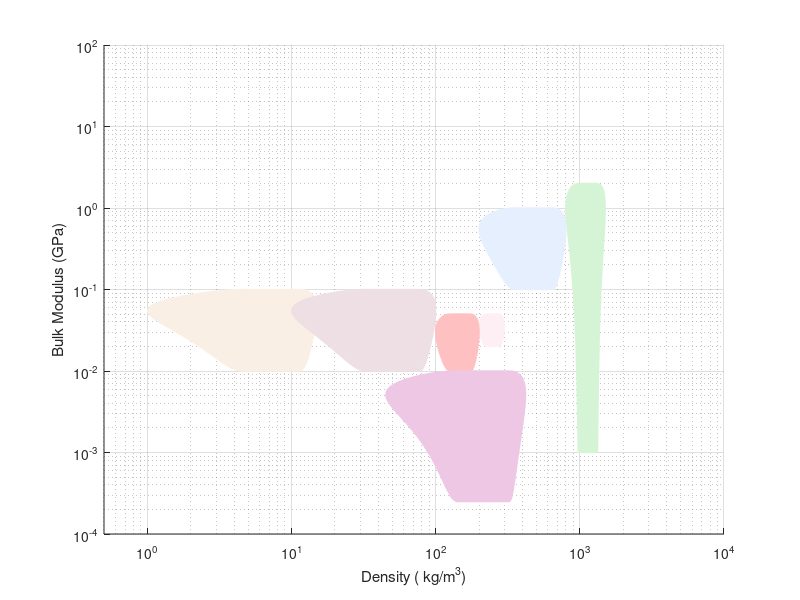

The MATLAB source for this figure: (Note: this script raises an error after producing the figure.)
clear,close all
% Create some data
materials.name= {'Cork','Balsa Wood','Aerogels','Metal Foams','Polymer Foams','this work', 'Rubber',...
    'this work_steel','this work_al'};
materials.densityRange = [200 300; 100 200; 1 15; 200 800; 10 100;  45 420; 0.8e3 1.5e3;...
    [45 420].*(7850/1200);  [45 420].*(2700/1200); ];  % in kg/m^3
materials.bulk_modulusRange= [0.02 0.05; 0.01 0.05; 0.01 0.1; 0.1 1; 0.01 0.1; 0.25e-3 10e-3;...
    1e-3 2000e-3; ...
    [0.25e-3 10e-3].*(210/2.7);  [0.25e-3 10e-3].*(70/2.7);];  % in Gpa

facecolor{1}=[255 240 245]./256;
facecolor{2}=[255 193 193]./256;
facecolor{3}=[250 240 230]./256;
% facecolor{4}=[240 248 255]./256;
facecolor{4}=[230, 240, 255]./256;
facecolor{5}=[238 224 229]./256;
facecolor{6}=[238 200 229]./256;
% facecolor{7}=[230, 255, 238]./256;

 facecolor{7}=[214, 245, 214]./256;
facecolor{8}=[238 200 229]./256;
facecolor{9}=[238 200 229]./256;
% Create a figure
figure
% Plot a rectangle
% 'Position' vector has the form [x y width height]
for i=1:length(materials.name)-2
    Position=[materials.densityRange(i,1)  materials.bulk_modulusRange(i,1),...
        materials.densityRange(i,2)-materials.densityRange(i,1),...
        materials.bulk_modulusRange(i,2)-materials.bulk_modulusRange(i,1)];
    
    rectangle('Position',Position,'EdgeColor',facecolor{i},...
        'LineWidth',1,'Curvature',[0.5,1],'FaceColor',facecolor{i});
%     text( Position(1)+ Position(3)/2, Position(2)+ Position(4)/6, ...
%         materials.name{i}, 'VerticalAlignment','bottom', 'HorizontalAlignment','right');
%     
    hold on
end

% Create a scatter plot
% scatter(density, bulk_modulus, 'filled');
Bulk(1).property = linspace(1e6*1e-9, 1e7*1e-9, 10);
Bulk(1).name='pentamode';
Bulk(1).Density=linspace(500, 1200, 10);

Bulk(2).property = linspace(0.1*143, 0.45*143, 10);
Bulk(2).name='Plate lattice';
Bulk(2).Density=linspace(0.05*7890, 0.4*7890, 10);

Bulk(3).property = linspace(0.05*5, 0.35*5, 10);
Bulk(3).name='pentamode 2';
Bulk(3).Density=linspace(0.05*1190, 0.6*1190, 10);

Bulk(4).property =[0.996e-3, 0.36e-3];
Bulk(4).name='sphere2sphere';
Bulk(4).Density= [ 62.5 ,320];


Bulk(5).property =[1.846e-3, 8.23e-3] ;
Bulk(5).name='sphere2cube';
Bulk(5).Density=[187, 62.5];


markerColor{1}=[43, 189, 87]./256;
markerColor{2}=[43, 118, 189]./256;
markerColor{3}=[42, 12, 128]./256;

markerColor{4}=[196, 16, 94]./256;
markerColor{5}=[196, 16, 94]./256;
% To plot it on a logarithmic scale, use semilogx or semilogy or loglog
% figure
for i=1:length(Bulk)
scatter(Bulk(i).Density,Bulk(i).property,'filled','MarkerEdgeColor',[101, 126, 150]./256, 'MarkerFaceColor',markerColor{i},'MarkerFaceAlpha',0.3)
hold on
end
% Set the scales to logarithmic
set(gca, 'XScale', 'log', 'YScale', 'log');
xlim([ 0.5e0  1e4])
% Annotate the points
grid on;

% Add titles and labels
% title('Ashby Chart: Bulk Modulus vs Density');
xlabel('Density ( kg/m^3)');
ylabel('Bulk Modulus (GPa)');
fig = figure(1);
% Define the figure size [left, bottom, width, height]
% figureSize = [646.6,267.4,497.6,238.4];  %  setting before 9/15
figureSize = [646.6,267.4,597.6,438.4];  %  setting after 9/15
% Set the figure size
set(fig, 'Position', figureSize);
% Get current axes handle
ax = gca;
% Set font size of tick labels
ax.FontSize = 13;  % Adjust the font size as needed